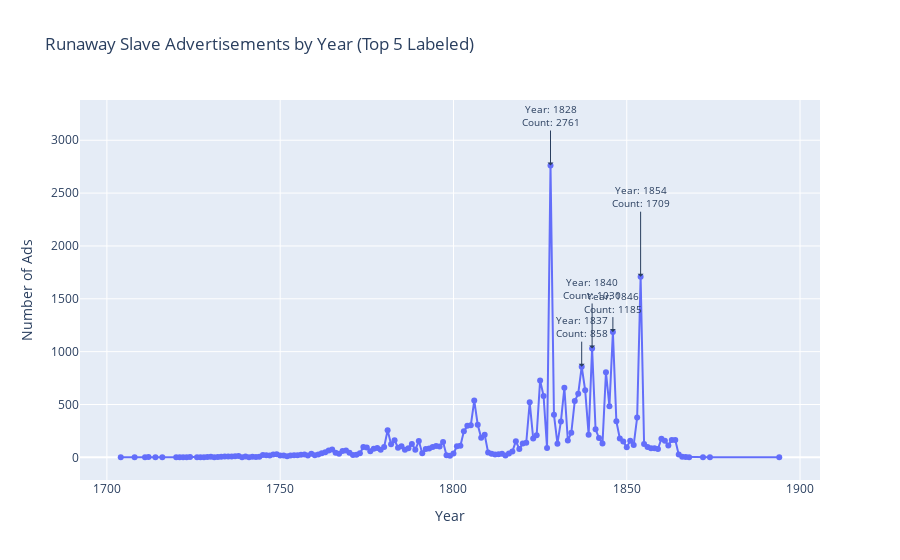

Notebook cell for this chart:
### Markdown cell above
#### **Year**

The number of advertisements released at the same time not only records the frequency of the act of runaway slaves themselves, but also reflects the changes in the slave owners' sense of security towards the system, the degree of social support or questioning of slavery, as well as the rebellious sentiments of the slaves themselves. By statistically analyzing the changing trends of the number of advertisements in different periods, we can identify the key historical nodes of slavery and observe when resistance behaviors concentrated and erupted and when they tended to decline.

### Code cell
df_year_valid = df_s[df_s['publication_year'].apply(lambda x: str(x).isdigit())].copy()
df_year_valid['publication_year'] = df_year_valid['publication_year'].astype(int)
year_counts = df_year_valid['publication_year'].value_counts().sort_index().reset_index()
year_counts.columns = ['Year', 'Number of Runaway Ads']
top_years = year_counts.sort_values('Number of Runaway Ads', ascending=False).head(5)
fig = px.line(
    year_counts,
    x='Year',
    y='Number of Runaway Ads',
    title='Runaway Slave Advertisements by Year (Top 5 Labeled)',
    markers=True
)
offsets = [-50, -80, -30, -60, -40]
for i, (_, row) in enumerate(top_years.iterrows()):
    fig.add_annotation(
        x=row['Year'],
        y=row['Number of Runaway Ads'],
        text=f"Year: {row['Year']}<br>Count: {row['Number of Runaway Ads']}",
        showarrow=True,
        arrowhead=1,
        ax=0,
        ay=offsets[i % len(offsets)],
        font=dict(size=10)  
    )
fig.update_layout(
    xaxis_title='Year',
    yaxis_title='Number of Ads'
)
fig.show()

### Figure 1 — Plotly figure (JSON) as saved in the notebook; plotly's stock layout.template omitted (floating-point values rounded to 4 significant figures; data arrays with more than 128 entries replaced by an {"elided": "..."} marker saying what was removed)
{"data": [{"hovertemplate": "Year=%{x}<br>Number of Runaway Ads=%{y}<extra></extra>", "legendgroup": "", "line": {"color": "#636efa", "dash": "solid"}, "marker": {"symbol": "circle"}, "mode": "lines+markers", "name": "", "orientation": "v", "showlegend": false, "type": "scatter", "x": {"elided": "157 int values"}, "xaxis": "x", "y": {"elided": "157 int values"}, "yaxis": "y"}], "layout": {"annotations": [{"arrowhead": 1, "ax": 0, "ay": -50, "font": {"size": 10}, "showarrow": true, "text": "Year: 1828<br>Count: 2761", "x": 1828, "y": 2761}, {"arrowhead": 1, "ax": 0, "ay": -80, "font": {"size": 10}, "showarrow": true, "text": "Year: 1854<br>Count: 1709", "x": 1854, "y": 1709}, {"arrowhead": 1, "ax": 0, "ay": -30, "font": {"size": 10}, "showarrow": true, "text": "Year: 1846<br>Count: 1185", "x": 1846, "y": 1185}, {"arrowhead": 1, "ax": 0, "ay": -60, "font": {"size": 10}, "showarrow": true, "text": "Year: 1840<br>Count: 1030", "x": 1840, "y": 1030}, {"arrowhead": 1, "ax": 0, "ay": -40, "font": {"size": 10}, "showarrow": true, "text": "Year: 1837<br>Count: 858", "x": 1837, "y": 858}], "autosize": true, "legend": {"tracegroupgap": 0}, "title": {"text": "Runaway Slave Advertisements by Year (Top 5 Labeled)"}, "xaxis": {"anchor": "y", "autorange": true, "domain": [0, 1], "range": [1693.0, 1905.0], "title": {"text": "Year"}, "type": "linear"}, "yaxis": {"anchor": "x", "autorange": true, "domain": [0, 1], "range": [-341.5, 4494.0], "title": {"text": "Number of Ads"}, "type": "linear"}}}
